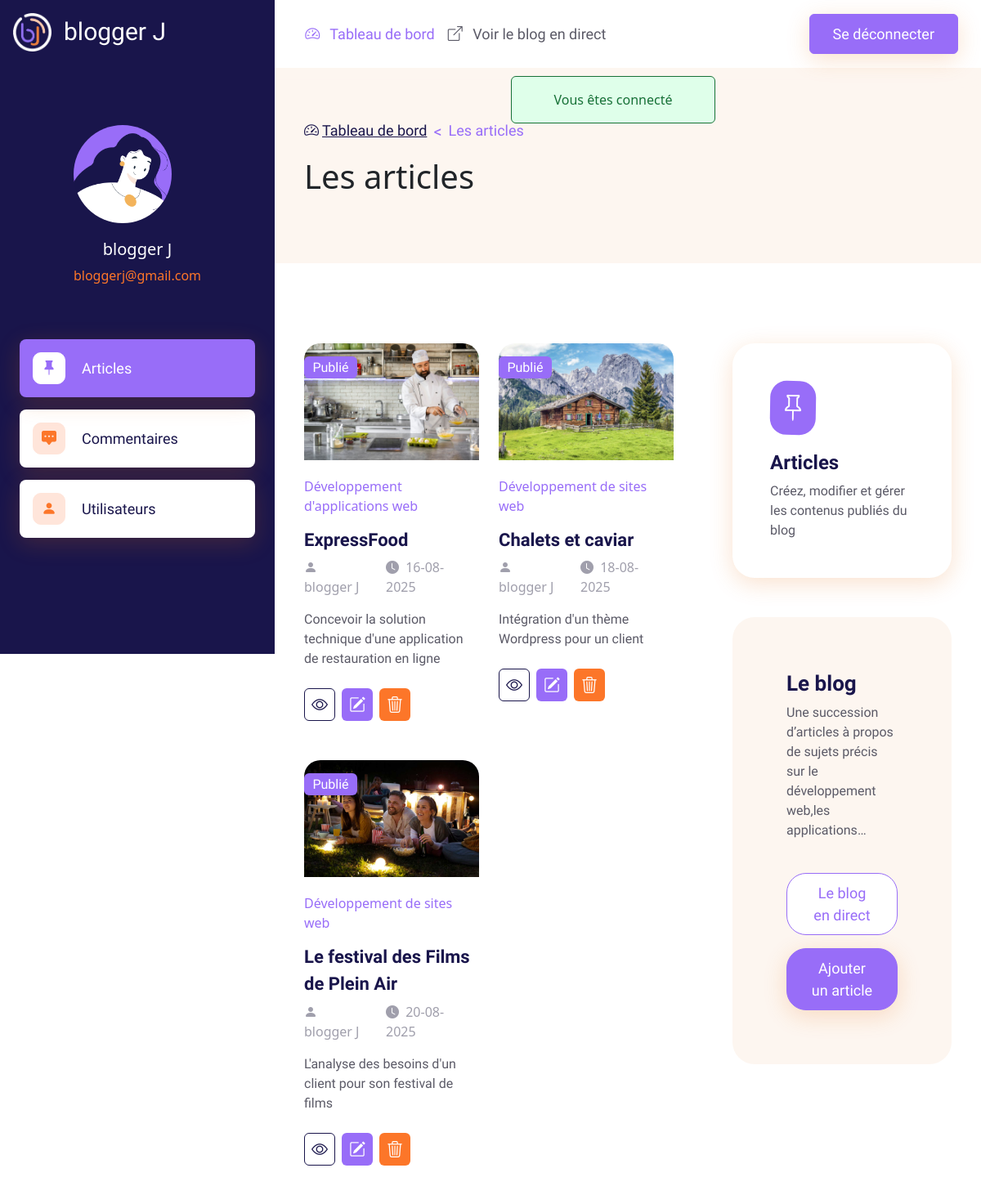
The page /index.php?action=posts (signed in) on the database its author committed.
### tables this page shows
CREATE TABLE `posts` (
  `id` int NOT NULL AUTO_INCREMENT,
  `users_id` int NOT NULL,
  `author` varchar(50) NOT NULL,
  `title` varchar(250) NOT NULL,
  `category` varchar(45) NOT NULL,
  `excerpt` varchar(250) NOT NULL,
  `content` longtext NOT NULL,
  `image` longtext NOT NULL,
  `created_at` datetime DEFAULT CURRENT_TIMESTAMP,
  `updated_at` datetime DEFAULT NULL,
  `active` tinyint(1) NOT NULL,
  `status` varchar(45) NOT NULL,
  PRIMARY KEY (`id`),
  KEY `users_id_idx` (`users_id`),
  CONSTRAINT `users_id` FOREIGN KEY (`users_id`) REFERENCES `users` (`id`) ON DELETE CASCADE ON UPDATE CASCADE
);

### src/controllers/PostsController.php (called while the page is built, shortened)
<?php
class PostsController
{
    public function posts(): void
    {
        $post = new Posts();
        $posts = $post->findAll();
        require('../templates/backend/posts/index.php');
    }
}

### public/index.php (called while the page is built, shortened)
<?php
$router = new Router();
$router->run();

### src/core/Auth.php (called while the page is built, shortened)
<?php
class Auth
{
    public static function get(string $name, string $key)
    {
        return isset($_SESSION[$name][$key]) ? $_SESSION[$name][$key] : null;
    }
}

### src/models/Posts.php (called while the page is built, shortened)
<?php
class Posts extends Model
{
    public function __construct(?array $data = null)
    {
        $this->table = 'posts';
    }
}

### src/core/Db.php (called while the page is built, shortened)
<?php
class Db extends PDO
{
    private static ?self $instance = null;
    private function __construct()
    {
        $_dsn = 'mysql:dbname=' . self::DBNAME . ';host=' . self::DBHOST;
    }
    public static function getInstance(): self
    {
        if (self::$instance === null) {
            self::$instance = new self();
        }
        return self::$instance;
    }
}

### src/models/Model.php (called while the page is built, shortened)
<?php
class Model extends Db
{
    protected string $table;
    public function findAll(): array
    {
        $query = $this->requete('SELECT * FROM ' . $this->table);
        return $query->fetchAll();
    }
    public function requete(string $sql, ?array $attributs = null): PDOStatement|false
    {
        $this->db = Db::getInstance();
        return $this->db->query($sql);
    }
}

### src/core/DateFormatter.php (called while the page is built, shortened)
<?php
class DateFormatter
{
    public static function enFrancais(string $datetime): string
    {
        $date = \DateTime::createFromFormat('Y-m-d H:i:s', $datetime);
        $locale = 'fr_FR';
        $formatter = new \IntlDateFormatter(
            $locale,
            \IntlDateFormatter::FULL,
            \IntlDateFormatter::SHORT,
            $date->getTimezone(),
            \IntlDateFormatter::GREGORIAN,
            "d-MM-yyyy"
        );
        $dateStr = $formatter->format($date);
        return $dateStr ?: 'Date invalide';
    }
}

### templates/backend/posts/index.php (the view, shortened to what this page needs)
<aside data-bs-theme="dark">
    <div id="componentsNav" class="offcanvas-lg offcanvas-start d-flex flex-column position-fixed top-0 start-0 vh-100 bg-dark border-end-lg" style="width: 21rem; z-index: 1045;">
        <div class="offcanvas-header d-none d-lg-flex justify-content-start">
            <a href="index.php?action=dashboard" class="navbar-brand text-dark d-none d-lg-flex py-0">
                <img src="images/logo-negatif.png" class="img-fluid" alt="Blogger">
                <span>blogger J</span>
            </a>
        </div>
        <div class="offcanvas-body w-100 p-4 ">
            <div class="list-group list-group-flush">
                <div class="d-table mx-auto spacing-col-padding-top-50 spacing-col-padding-bottom-50">
                    <img src="uploads/<?= htmlspecialchars(Auth::get('auth', 'image'), ENT_QUOTES, 'UTF-8'); ?>" class="d-block rounded-circle" width="120" alt="">
                    <div class="avatar-offcanvas">
                        <h5><?= htmlspecialchars(Auth::get('auth', 'username'), ENT_QUOTES, 'UTF-8'); ?></h5>
                        <p><?= htmlspecialchars(Auth::get('auth', 'email'), ENT_QUOTES, 'UTF-8'); ?></p>
                    </div>
                </div>
                <div class="list-group-item list-group-item-action d-flex align-items-center active">
                    <div class="box-icon-account">
                        <i class="bi bi-pin-fill"></i>
                    </div>
                    Articles
                </div>
                <a href="index.php?action=comments" class="list-group-item list-group-item-action d-flex align-items-center">
                    <div class="box-icon-account">
                        <i class="bi bi-chat-square-dots-fill"></i>
                    </div>
                    Commentaires
                </a>
                <a href="index.php?action=users" class="list-group-item list-group-item-action d-flex align-items-center ">
                    <div class="box-icon-account">
                        <i class="bi bi-person-fill"></i>
                    </div>
                    Utilisateurs
                </a>
            </div>
        </div>
    </div>
</aside>
<main>
    <section class="container-fluid bg-light-subtle px-xxl-5 px-lg-4 pt-4 pt-lg-5 pb-2 pb-lg-4">
        <nav class="container spacing-col-padding-top-50" aria-label="breadcrumb">
            <ol class="breadcrumb">
                <li class="breadcrumb-item">
                    <a class="breadcrumb-links" href="index.php?action=dashboard"><i class="bi bi-speedometer2 fs-lg me-1"></i>Tableau de bord</a>
                </li>
                <li class="breadcrumb-item active" aria-current="page">Les articles</li>
            </ol>
        </nav>
        <div class="container spacing-col-padding-bottom-50">
            <h1 class="title-dasboard">Les articles</h1>
        </div>
    </section>
    <section class="container-fluid px-xxl-5 px-lg-4 pt-4 pt-lg-5 pb-2 pb-lg-4">
        <div class="container  spacing-col-padding-top-50 spacing-col-padding-bottom-50">
            <div class="row gy-4">
                <div class="col-lg-7">
                    <div class="row row-cols-lg-2 row-cols-sm-2 row-cols-1 gy-md-4 gy-2">
                        <?php foreach ($posts as $post): ?>
                            <div class="col pb-3">
                                <article class="card card-article border-0 ">
                                    <div class="position-relative">
                                        <span class="badge bg-primary text-white position-absolute top-0 start-0 zindex-5 me-3 mt-3 running-text"><?= htmlspecialchars($post->status, ENT_QUOTES, 'UTF-8') ?></span>
                                        <img src="uploads/<?= htmlspecialchars($post->image, ENT_QUOTES, 'UTF-8') ?>" class="card-img-top" alt="Image">
                                    </div>
                                    <div class="card-body">
                                        <div class="marging-top-20 marging-bottom-10">
                                            <span class="fs-sm text-primary"><?= htmlspecialchars($post->category, ENT_QUOTES, 'UTF-8') ?></span>
                                        </div>
                                        <h3>
                                            <a class="card-post-title" href="index.php?action=post&id=<?= (int) $post->id ?>"><?= htmlspecialchars($post->title, ENT_QUOTES, 'UTF-8') ?></a>
                                        </h3>
                                        <div class="d-flex flex-row bd-highlight mb-3">
                                            <div class="meta-content-blog bd-highlight">
                                                <i class="bi bi-person-fill fs-base me-1"></i>
                                                <span class="fs-sm"><?= htmlspecialchars($post->author, ENT_QUOTES, 'UTF-8') ?></span>
                                            </div>
                                            <div class="meta-content-blog bd-highlight">
                                                <i class="bi bi-clock-fill fs-base me-1"></i>
                                                <span class="fs-sm"><?= DateFormatter::enFrancais($post->created_at); ?></span>
                                            </div>
                                        </div>
                                        <p class="running-text"><?= htmlspecialchars($post->excerpt, ENT_QUOTES, 'UTF-8') ?></p>
                                    </div>
                                    <div class="card-footer">
                                        <div class="d-flex">
                                            <?php if ($post->status  === "Désactivé"): ?>
                                                <div class="box-show-icon">
                                                    <i class="bi bi-eye-slash"></i>
                                                </div>
                                                <a href="index.php?action=active_post&id=<?= (int) $post->id ?>" class="box-hide-outline-icon">
                                                    <i class="bi bi-eye"></i>
                                                </a>
                                            <?php else: ?>
                                                <div class="box-show-outline-icon">
                                                    <i class="bi bi-eye"></i>
                                                </div>
                                            <?php endif; ?>
                                            <a href="index.php?action=update_post&id=<?= (int) $post->id ?>" class="btn btn-icon-primary">
                                                <i class="bi bi-pencil-square"></i>
                                            </a>
                                            <a href="index.php?action=delete_post&id=<?= (int) $post->id ?>" class="btn btn-icon-secondary">
                                                <i class="bi bi-trash3"></i>
                                            </a>
                                        </div>
                                    </div>
                                </article>
                            </div>
                        <?php endforeach; ?>
                    </div>
                </div>
                <div class="col-lg-5 position-relative">
                    <div class="sticky-top ms-xl-5 ms-lg-4 ps-xxl-4" style="top: 105px !important;">
                        <div class="card card-light-shadow mb-5">
                            <div class="card-body pb-0">
                                <div class="d-table flex-shrink-0 icon-box">
                                    <i class="bi bi-pin"></i>
                                </div>
                                <h3 class="titre-h5 mt-0">Articles</h3>
                                <p class="running-text">Créez, modifier et gérer les contenus publiés du blog</p>
                            </div>
                        </div>
                        <div class="card card-background">
                            <div class="card-body">
                                <h4 class="titre-h4">Le blog</h4>
                                <p class="running-text pb-4 mb-0 mb-lg-3">Une succession d’articles à propos de sujets précis sur le développement web,les applications…</p>
                                <a href="index.php?action=blog" class="d-grid gap-2 btn btn-outline-primary mb-3">
                                    Le blog en direct
                                </a>
                                <a href="index.php?action=create_post" class="d-grid gap-2 btn btn-primary">
                                    Ajouter un article
                                </a>
                            </div>
                        </div>
                    </div>
                </div>
            </div>
        </div>
    </section>
</main>
<?php require('../templates/layout-backend.php') ?>

### rows shown on the page
posts: status "Publié", image (picture), category "Développement d'applications web", title "ExpressFood", author "blogger J", created_at "16-08-2025", excerpt "Concevoir la solution technique d'une application de restauration en ligne"
posts: status "Publié", image (picture), category "Développement de sites web", title "Chalets et caviar", author "blogger J", created_at "18-08-2025", excerpt "Intégration d'un thème Wordpress pour un client"
posts: status "Publié", image (picture), category "Développement de sites web", title "Le festival des Films de Plein Air", author "blogger J", created_at "20-08-2025", excerpt "L'analyse des besoins d'un client pour son festival de films"

### other values the page prints
Auth::get('message', 'content') "Vous êtes connecté"
Auth::get('auth', 'username') "blogger J"
Auth::get('auth', 'email') "bloggerj@gmail.com"
